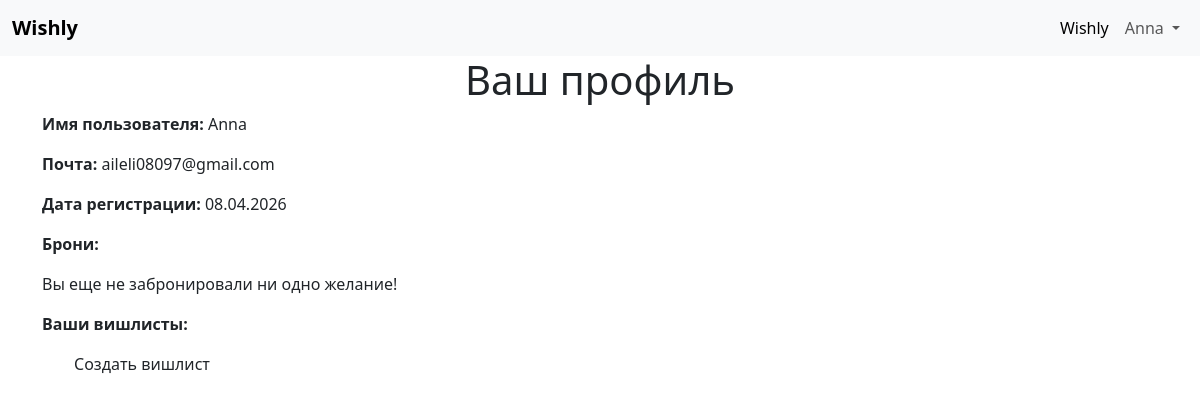
The page /profile (signed in) on the database as committed earlier.
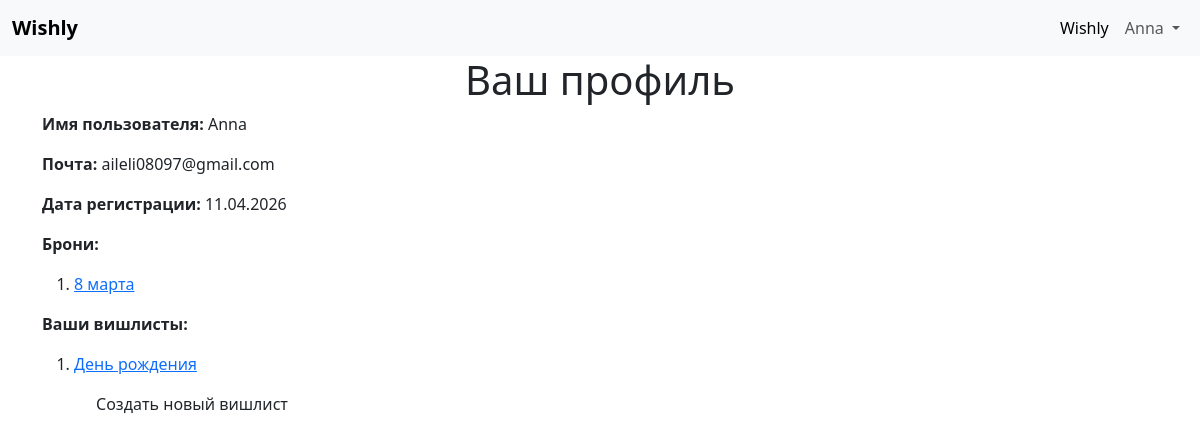
The same page on the database as committed later.
### data/users.py (models this page shows, shortened)
class User(SqlAlchemyBase, UserMixin, SerializerMixin):
    __tablename__ = 'users'
    id = sqlalchemy.Column(sqlalchemy.Integer,
                           primary_key=True, autoincrement=True)
    username = sqlalchemy.Column(sqlalchemy.String, unique=True, nullable=True)
    email = sqlalchemy.Column(sqlalchemy.String,
                              index=True, unique=True, nullable=True)
    hashed_password = sqlalchemy.Column(sqlalchemy.String, nullable=True)
    modified_date = sqlalchemy.Column(sqlalchemy.DateTime,
                                      default=date.today())
    lists = orm.relationship("Lists", back_populates='user')

### data/lists.py (models this page shows, shortened)
class Lists(SqlAlchemyBase, SerializerMixin):
    __tablename__ = 'lists'
    id = sqlalchemy.Column(sqlalchemy.Integer,
                           primary_key=True, autoincrement=True)
    feast = sqlalchemy.Column(sqlalchemy.String, nullable=True)
    date = sqlalchemy.Column(sqlalchemy.Date,
                                   default=datetime.date.today, nullable=True)
    time = sqlalchemy.Column(sqlalchemy.Time,
                             default=datetime.time(hour=13, minute=30), nullable=True)
    notification = sqlalchemy.Column(sqlalchemy.Boolean, default=True)
    user_id = sqlalchemy.Column(sqlalchemy.Integer, sqlalchemy.ForeignKey('users.id'))
    token = sqlalchemy.Column(sqlalchemy.String, unique=True, nullable=True)
    user = orm.relationship('User')

### main.py (the view)
@application.route('/profile')
@login_required
def profile():
    db_sess = db_session.create_session()
    sub_lists = set()
    for book in db_sess.query(WishBook).filter(WishBook.user_id == current_user.id).all():
        if book is not None:
            sub_lists.add(db_sess.query(Lists).join(
                Wishes, Wishes.list_id == Lists.id).filter(Wishes.id == book.wish_id).first())
    lists = db_sess.query(Lists).filter(Lists.user_id == current_user.id).all()
    user = db_sess.query(User).filter(User.id == current_user.id).first()
    return render_template('profile.html', sub_lists=list(sub_lists), lists=lists, user=user)

### data/db_session.py (called while the page is built)
def create_session() -> Session:
    global __factory
    return __factory()

### main.py (called while the page is built)
@login_manager.user_loader
def load_user(user_id):
    db_sess = db_session.create_session()
    return db_sess.query(User).get(user_id)

### templates/profile.html
{% extends "base.html" %}
{% block content %}
<h1 class="text-center">Ваш профиль</h1>
<p><b>Имя пользователя:</b> {{ user.username }}</p>
<p><b>Почта:</b> {{ user.email }}</p>
<p><b>Дата регистрации:</b> {{ user.modified_date.strftime("%d.%m.%Y") }}</p>
<p><b>Брони:</b></p>
{% if sub_lists %}
    <div class="table_container">
          <ol>
            {% for item in sub_lists %}
              <li class="ordinary"><a href="/shared/{{ item.token }}">{{ item.feast }}</a></li>
            {% endfor %}
          </ol>
    </div>
{% else %}
<p>Вы еще не забронировали ни одно желание!</p>
{% endif %}
<p><b>Ваши вишлисты:</b></p>
{% if lists %}
    <div class="table_container">
          <ol>
            {% for item in lists %}
              {% if item %}
              <li class="ordinary"><a href="/list{{ item.id }}">{{ item.feast }}</a></li>
              {% endif %}
            {% endfor %}
          </ol>
      <a class="nav-link btn btn-outline-info" style="width: 300px;" href="/add_list">Создать новый вишлист</a>
    </div>
{% else %}
<a class="nav-link btn btn-outline-info" style="width: 200px;" href="/add_list">Создать вишлист</a>
{% endif %}
{% endblock %}

### templates/base.html (shortened to what this page needs)
<!doctype html>
<html lang="en">
<head>
    <link href="https://cdn.jsdelivr.net/npm/bootstrap@5.3.8/dist/css/bootstrap.min.css" rel="stylesheet"
>
    <link href="/static/css/style.css" rel="stylesheet">
</head>
<body>
<header>
    <nav class="navbar navbar-expand-sm bg-body-tertiary">
        <div class="container-fluid">
            <a class="navbar-brand " href="/"><strong>Wishly</strong></a>
            <div class="collapse navbar-collapse " id="navbarSupportedContent">
                <ul class="navbar-nav ms-auto">
                    <li class="nav-item">
                        <a class="nav-link active" aria-current="page" href="/">Wishly</a>
                    </li>
                    {% if current_user.is_authenticated %}
                    <li class="nav-item dropdown">
                        <a class="nav-link dropdown-toggle" href="#" role="button" data-bs-toggle="dropdown"
                           aria-expanded="false">
                            {{ current_user.username }}
                        </a>
                    </li>
                    {% endif %}
                </ul>
            </div>
        </div>
    </nav>
</header>
<main role="main" class="container">
    {% block content %}{% endblock %}
</main>
</body>
</html>

Rows that differ between the two databases and show on the page:
changed User "Anna": modified_date "08.04.2026" → "11.04.2026"
added Lists: feast "8 марта", shown under "Ваш профиль"
added Lists: feast "День рождения"
Other text that changed with them:
text no longer shown: "Вы еще не забронировали ни одно желание! Создать вишлист"
text now shown: "Создать новый вишлист"
